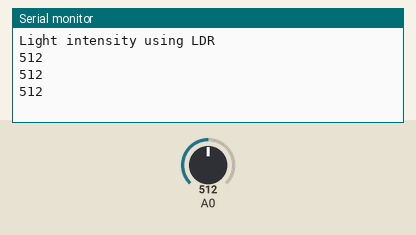
Bench run of a sketch on a simulated Arduino Uno, built with avr-gcc and run on an emulated ATmega328P. Parts: the last lines printed to the serial monitor. The test bench sets the inputs (shaded band); at power-on: A0 = 512.

Above: at 1.3 s.
1.4 s: A0 set to 716
At 1.9 s:
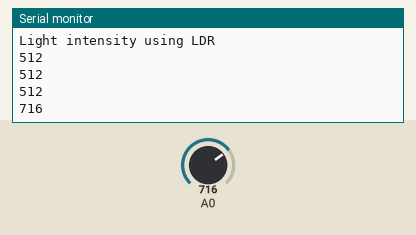
2.9 s: A0 set to 900
At 3.4 s:
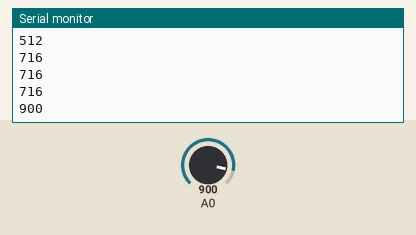
Timing chart, 0 to 5.9 s (numbered marks = the images above; inputs shaded):
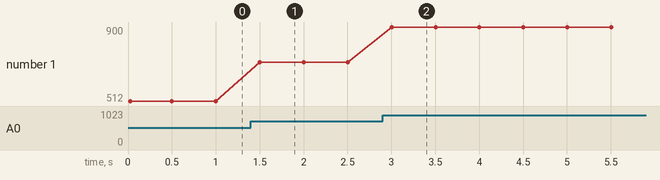

Measured:
- after the input at 1.4 s, the serial monitor: prints a new line after 0.10 s (image 1)
- after the input at 2.9 s, the serial monitor: prints a new line after 0.10 s (image 2)
- plotted number 1: 512 → 716 after the input at 1.4 s, 716 → 900 after the input at 2.9 s

The sketch:

exp2b_ldr_analog.ino
```cpp
// Experiment 2B: Simple program for Analog read using sensor
// Hardware: Light Dependent Resistor (LDR) on Pin A0 (CN11)

void setup() {
  // put your setup code here, to run once:
  Serial.begin(9600);
  Serial.println("Light intensity using LDR");
}

void loop() {
  // put your main code here, to run repeatedly:
  unsigned int val;
  val = analogRead(A0);
  Serial.println(val);
  delay(500);
}
```
